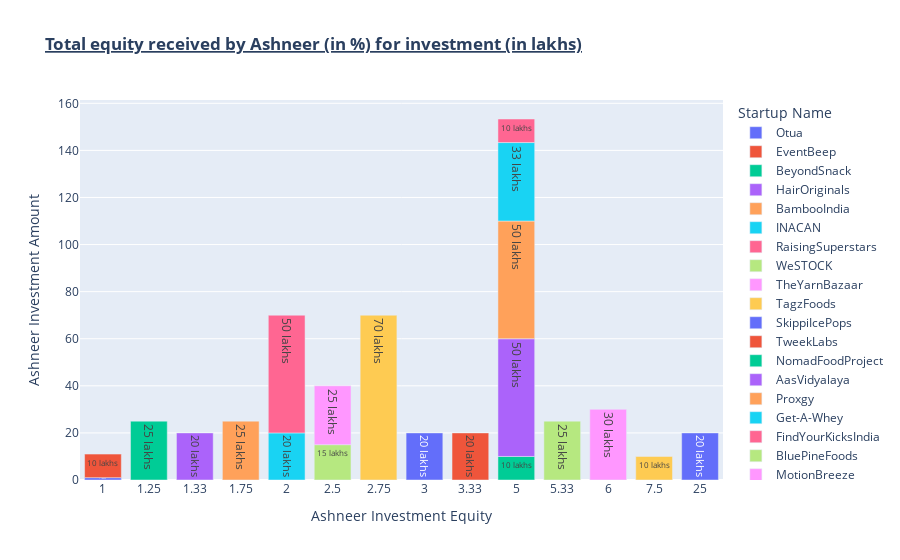

The code cell stored with this chart in its notebook:
### Code cell
tmpdf = shark_tank.loc[shark_tank['Ashneer Investment Amount']>0] [["Startup Name","Ashneer Investment Amount","Ashneer Investment Equity"]].sort_values(by="Ashneer Investment Equity")
fig = px.bar(tmpdf, x="Ashneer Investment Equity", y='Ashneer Investment Amount', 
             color="Startup Name", template='plotly', 
             title="<u><b>Total equity received by Ashneer (in %) for investment (in lakhs)</b></u>", 
             text=tmpdf['Ashneer Investment Amount'].map(int).map(str) + " lakhs")
fig.update_layout(dict(xaxis = dict(type="category")))
fig.show()

### Figure 1 — Plotly figure (JSON) as saved in the notebook; plotly's stock layout.template omitted (floating-point values rounded to 4 significant figures)
{"data": [{"alignmentgroup": "True", "hovertemplate": "Startup Name=Otua<br>Ashneer Investment Equity=%{x}<br>Ashneer Investment Amount=%{y}<br>text=%{text}<extra></extra>", "legendgroup": "Otua", "marker": {"color": "#636efa", "pattern": {"shape": ""}}, "name": "Otua", "offsetgroup": "Otua", "orientation": "v", "showlegend": true, "text": ["1 lakhs"], "textposition": "auto", "type": "bar", "x": [1], "xaxis": "x", "y": [1], "yaxis": "y"}, {"alignmentgroup": "True", "hovertemplate": "Startup Name=EventBeep<br>Ashneer Investment Equity=%{x}<br>Ashneer Investment Amount=%{y}<br>text=%{text}<extra></extra>", "legendgroup": "EventBeep", "marker": {"color": "#EF553B", "pattern": {"shape": ""}}, "name": "EventBeep", "offsetgroup": "EventBeep", "orientation": "v", "showlegend": true, "text": ["10 lakhs"], "textposition": "auto", "type": "bar", "x": [1], "xaxis": "x", "y": [10], "yaxis": "y"}, {"alignmentgroup": "True", "hovertemplate": "Startup Name=BeyondSnack<br>Ashneer Investment Equity=%{x}<br>Ashneer Investment Amount=%{y}<br>text=%{text}<extra></extra>", "legendgroup": "BeyondSnack", "marker": {"color": "#00cc96", "pattern": {"shape": ""}}, "name": "BeyondSnack", "offsetgroup": "BeyondSnack", "orientation": "v", "showlegend": true, "text": ["25 lakhs"], "textposition": "auto", "type": "bar", "x": [1.25], "xaxis": "x", "y": [25], "yaxis": "y"}, {"alignmentgroup": "True", "hovertemplate": "Startup Name=HairOriginals<br>Ashneer Investment Equity=%{x}<br>Ashneer Investment Amount=%{y}<br>text=%{text}<extra></extra>", "legendgroup": "HairOriginals", "marker": {"color": "#ab63fa", "pattern": {"shape": ""}}, "name": "HairOriginals", "offsetgroup": "HairOriginals", "orientation": "v", "showlegend": true, "text": ["20 lakhs"], "textposition": "auto", "type": "bar", "x": [1.33], "xaxis": "x", "y": [20], "yaxis": "y"}, {"alignmentgroup": "True", "hovertemplate": "Startup Name=BambooIndia<br>Ashneer Investment Equity=%{x}<br>Ashneer Investment Amount=%{y}<br>text=%{text}<extra></extra>", "legendgroup": "BambooIndia", "marker": {"color": "#FFA15A", "pattern": {"shape": ""}}, "name": "BambooIndia", "offsetgroup": "BambooIndia", "orientation": "v", "showlegend": true, "text": ["25 lakhs"], "textposition": "auto", "type": "bar", "x": [1.75], "xaxis": "x", "y": [25], "yaxis": "y"}, {"alignmentgroup": "True", "hovertemplate": "Startup Name=INACAN<br>Ashneer Investment Equity=%{x}<br>Ashneer Investment Amount=%{y}<br>text=%{text}<extra></extra>", "legendgroup": "INACAN", "marker": {"color": "#19d3f3", "pattern": {"shape": ""}}, "name": "INACAN", "offsetgroup": "INACAN", "orientation": "v", "showlegend": true, "text": ["20 lakhs"], "textposition": "auto", "type": "bar", "x": [2], "xaxis": "x", "y": [20], "yaxis": "y"}, {"alignmentgroup": "True", "hovertemplate": "Startup Name=RaisingSuperstars<br>Ashneer Investment Equity=%{x}<br>Ashneer Investment Amount=%{y}<br>text=%{text}<extra></extra>", "legendgroup": "RaisingSuperstars", "marker": {"color": "#FF6692", "pattern": {"shape": ""}}, "name": "RaisingSuperstars", "offsetgroup": "RaisingSuperstars", "orientation": "v", "showlegend": true, "text": ["50 lakhs"], "textposition": "auto", "type": "bar", "x": [2], "xaxis": "x", "y": [50], "yaxis": "y"}, {"alignmentgroup": "True", "hovertemplate": "Startup Name=WeSTOCK<br>Ashneer Investment Equity=%{x}<br>Ashneer Investment Amount=%{y}<br>text=%{text}<extra></extra>", "legendgroup": "WeSTOCK", "marker": {"color": "#B6E880", "pattern": {"shape": ""}}, "name": "WeSTOCK", "offsetgroup": "WeSTOCK", "orientation": "v", "showlegend": true, "text": ["15 lakhs"], "textposition": "auto", "type": "bar", "x": [2.5], "xaxis": "x", "y": [15], "yaxis": "y"}, {"alignmentgroup": "True", "hovertemplate": "Startup Name=TheYarnBazaar<br>Ashneer Investment Equity=%{x}<br>Ashneer Investment Amount=%{y}<br>text=%{text}<extra></extra>", "legendgroup": "TheYarnBazaar", "marker": {"color": "#FF97FF", "pattern": {"shape": ""}}, "name": "TheYarnBazaar", "offsetgroup": "TheYarnBazaar", "orientation": "v", "showlegend": true, "text": ["25 lakhs"], "textposition": "auto", "type": "bar", "x": [2.5], "xaxis": "x", "y": [25], "yaxis": "y"}, {"alignmentgroup": "True", "hovertemplate": "Startup Name=TagzFoods<br>Ashneer Investment Equity=%{x}<br>Ashneer Investment Amount=%{y}<br>text=%{text}<extra></extra>", "legendgroup": "TagzFoods", "marker": {"color": "#FECB52", "pattern": {"shape": ""}}, "name": "TagzFoods", "offsetgroup": "TagzFoods", "orientation": "v", "showlegend": true, "text": ["70 lakhs"], "textposition": "auto", "type": "bar", "x": [2.75], "xaxis": "x", "y": [70], "yaxis": "y"}, {"alignmentgroup": "True", "hovertemplate": "Startup Name=SkippiIcePops<br>Ashneer Investment Equity=%{x}<br>Ashneer Investment Amount=%{y}<br>text=%{text}<extra></extra>", "legendgroup": "SkippiIcePops", "marker": {"color": "#636efa", "pattern": {"shape": ""}}, "name": "SkippiIcePops", "offsetgroup": "SkippiIcePops", "orientation": "v", "showlegend": true, "text": ["20 lakhs"], "textposition": "auto", "type": "bar", "x": [3], "xaxis": "x", "y": [20], "yaxis": "y"}, {"alignmentgroup": "True", "hovertemplate": "Startup Name=TweekLabs<br>Ashneer Investment Equity=%{x}<br>Ashneer Investment Amount=%{y}<br>text=%{text}<extra></extra>", "legendgroup": "TweekLabs", "marker": {"color": "#EF553B", "pattern": {"shape": ""}}, "name": "TweekLabs", "offsetgroup": "TweekLabs", "orientation": "v", "showlegend": true, "text": ["20 lakhs"], "textposition": "auto", "type": "bar", "x": [3.33], "xaxis": "x", "y": [20], "yaxis": "y"}, {"alignmentgroup": "True", "hovertemplate": "Startup Name=NomadFoodProject<br>Ashneer Investment Equity=%{x}<br>Ashneer Investment Amount=%{y}<br>text=%{text}<extra></extra>", "legendgroup": "NomadFoodProject", "marker": {"color": "#00cc96", "pattern": {"shape": ""}}, "name": "NomadFoodProject", "offsetgroup": "NomadFoodProject", "orientation": "v", "showlegend": true, "text": ["10 lakhs"], "textposition": "auto", "type": "bar", "x": [5], "xaxis": "x", "y": [10], "yaxis": "y"}, {"alignmentgroup": "True", "hovertemplate": "Startup Name=AasVidyalaya<br>Ashneer Investment Equity=%{x}<br>Ashneer Investment Amount=%{y}<br>text=%{text}<extra></extra>", "legendgroup": "AasVidyalaya", "marker": {"color": "#ab63fa", "pattern": {"shape": ""}}, "name": "AasVidyalaya", "offsetgroup": "AasVidyalaya", "orientation": "v", "showlegend": true, "text": ["50 lakhs"], "textposition": "auto", "type": "bar", "x": [5], "xaxis": "x", "y": [50], "yaxis": "y"}, {"alignmentgroup": "True", "hovertemplate": "Startup Name=Proxgy<br>Ashneer Investment Equity=%{x}<br>Ashneer Investment Amount=%{y}<br>text=%{text}<extra></extra>", "legendgroup": "Proxgy", "marker": {"color": "#FFA15A", "pattern": {"shape": ""}}, "name": "Proxgy", "offsetgroup": "Proxgy", "orientation": "v", "showlegend": true, "text": ["50 lakhs"], "textposition": "auto", "type": "bar", "x": [5], "xaxis": "x", "y": [50], "yaxis": "y"}, {"alignmentgroup": "True", "hovertemplate": "Startup Name=Get-A-Whey<br>Ashneer Investment Equity=%{x}<br>Ashneer Investment Amount=%{y}<br>text=%{text}<extra></extra>", "legendgroup": "Get-A-Whey", "marker": {"color": "#19d3f3", "pattern": {"shape": ""}}, "name": "Get-A-Whey", "offsetgroup": "Get-A-Whey", "orientation": "v", "showlegend": true, "text": ["33 lakhs"], "textposition": "auto", "type": "bar", "x": [5], "xaxis": "x", "y": [33.33], "yaxis": "y"}, {"alignmentgroup": "True", "hovertemplate": "Startup Name=FindYourKicksIndia<br>Ashneer Investment Equity=%{x}<br>Ashneer Investment Amount=%{y}<br>text=%{text}<extra></extra>", "legendgroup": "FindYourKicksIndia", "marker": {"color": "#FF6692", "pattern": {"shape": ""}}, "name": "FindYourKicksIndia", "offsetgroup": "FindYourKicksIndia", "orientation": "v", "showlegend": true, "text": ["10 lakhs"], "textposition": "auto", "type": "bar", "x": [5], "xaxis": "x", "y": [10], "yaxis": "y"}, {"alignmentgroup": "True", "hovertemplate": "Startup Name=BluePineFoods<br>Ashneer Investment Equity=%{x}<br>Ashneer Investment Amount=%{y}<br>text=%{text}<extra></extra>", "legendgroup": "BluePineFoods", "marker": {"color": "#B6E880", "pattern": {"shape": ""}}, "name": "BluePineFoods", "offsetgroup": "BluePineFoods", "orientation": "v", "showlegend": true, "text": ["25 lakhs"], "textposition": "auto", "type": "bar", "x": [5.33], "xaxis": "x", "y": [25], "yaxis": "y"}, {"alignmentgroup": "True", "hovertemplate": "Startup Name=MotionBreeze<br>Ashneer Investment Equity=%{x}<br>Ashneer Investment Amount=%{y}<br>text=%{text}<extra></extra>", "legendgroup": "MotionBreeze", "marker": {"color": "#FF97FF", "pattern": {"shape": ""}}, "name": "MotionBreeze", "offsetgroup": "MotionBreeze", "orientation": "v", "showlegend": true, "text": ["30 lakhs"], "textposition": "auto", "type": "bar", "x": [6], "xaxis": "x", "y": [30], "yaxis": "y"}, {"alignmentgroup": "True", "hovertemplate": "Startup Name=JainShikanji<br>Ashneer Investment Equity=%{x}<br>Ashneer Investment Amount=%{y}<br>text=%{text}<extra></extra>", "legendgroup": "JainShikanji", "marker": {"color": "#FECB52", "pattern": {"shape": ""}}, "name": "JainShikanji", "offsetgroup": "JainShikanji", "orientation": "v", "showlegend": true, "text": ["10 lakhs"], "textposition": "auto", "type": "bar", "x": [7.5], "xaxis": "x", "y": [10], "yaxis": "y"}, {"alignmentgroup": "True", "hovertemplate": "Startup Name=BoozScooters<br>Ashneer Investment Equity=%{x}<br>Ashneer Investment Amount=%{y}<br>text=%{text}<extra></extra>", "legendgroup": "BoozScooters", "marker": {"color": "#636efa", "pattern": {"shape": ""}}, "name": "BoozScooters", "offsetgroup": "BoozScooters", "orientation": "v", "showlegend": true, "text": ["20 lakhs"], "textposition": "auto", "type": "bar", "x": [25], "xaxis": "x", "y": [20], "yaxis": "y"}], "layout": {"autosize": true, "barmode": "relative", "legend": {"title": {"text": "Startup Name"}, "tracegroupgap": 0}, "title": {"text": "<u><b>Total equity received by Ashneer (in %) for investment (in lakhs)</b></u>"}, "xaxis": {"anchor": "y", "autorange": true, "domain": [0, 1], "range": [-0.5, 13.5], "title": {"text": "Ashneer Investment Equity"}, "type": "category"}, "yaxis": {"anchor": "x", "autorange": true, "domain": [0, 1], "range": [0, 161.4], "title": {"text": "Ashneer Investment Amount"}, "type": "linear"}}}
